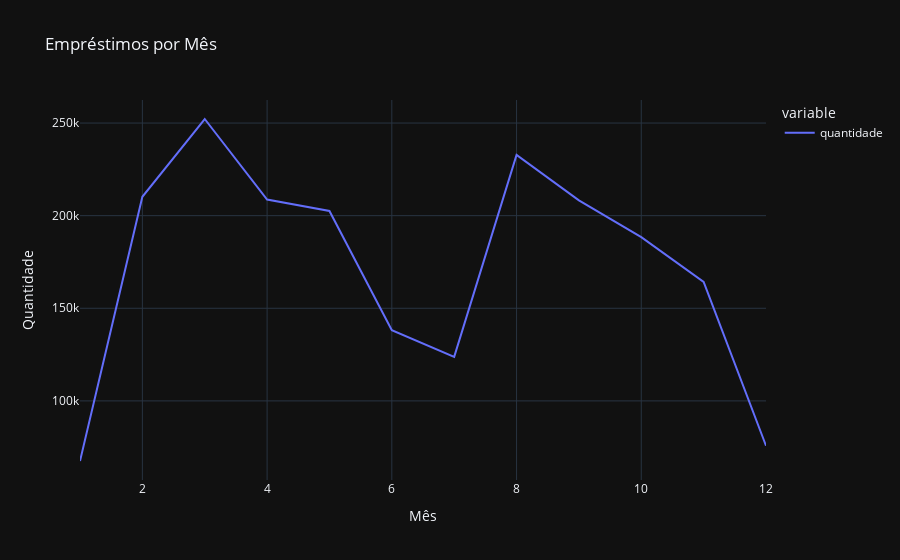

The notebook cell saved with this chart:
### Code cell
# gerando o gráfico por mes

g2 = px.line(emprestimo_mes, title = 'Empréstimos por Mês', template='plotly_dark')
g2.update_layout(
    xaxis_title = 'Mês',
    yaxis_title = 'Quantidade'
)
g2.show(config = {'responsive': True})

### Figure 1 — Plotly figure (JSON) as saved in the notebook; plotly's stock layout.template omitted (floating-point values rounded to 4 significant figures)
{"data": [{"hovertemplate": "variable=quantidade<br>data=%{x}<br>value=%{y}<extra></extra>", "legendgroup": "quantidade", "line": {"color": "#636efa", "dash": "solid"}, "marker": {"symbol": "circle"}, "mode": "lines", "name": "quantidade", "orientation": "v", "showlegend": true, "type": "scatter", "x": [1, 2, 3, 4, 5, 6, 7, 8, 9, 10, 11, 12], "xaxis": "x", "y": [67542, 210200, 252185, 208725, 202530, 138131, 123790, 232793, 208234, 188410, 164222, 75796], "yaxis": "y"}], "layout": {"legend": {"title": {"text": "variable"}, "tracegroupgap": 0}, "title": {"text": "Empréstimos por Mês"}, "xaxis": {"anchor": "y", "domain": [0, 1], "title": {"text": "Mês"}}, "yaxis": {"anchor": "x", "domain": [0, 1], "title": {"text": "Quantidade"}}}}
